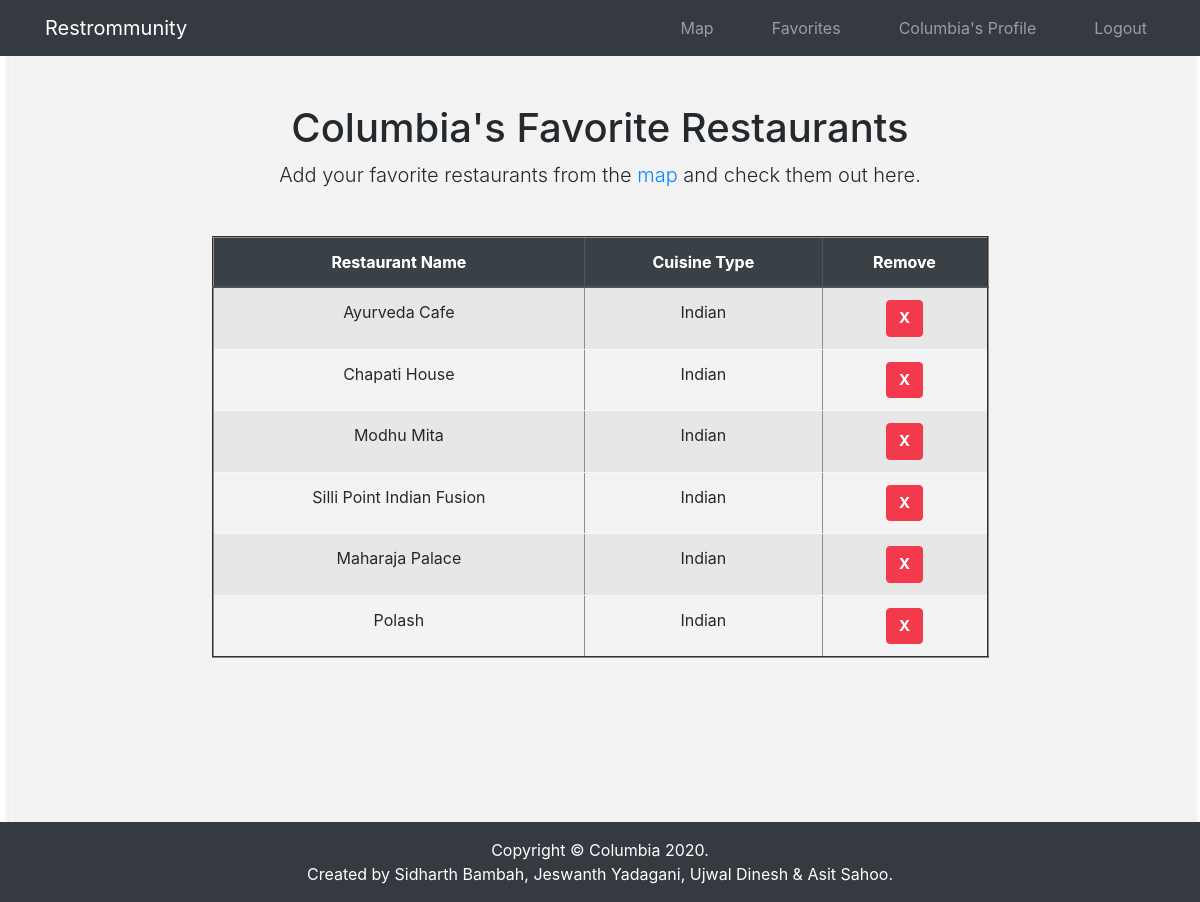
The app's page /fav_list (signed in) with its own data.
### ColumbiaApp/models.py (models this page shows, shortened)
class Restaurant(models.Model):
    user = models.ForeignKey(User, on_delete=models.PROTECT)
    cuisine = models.CharField(max_length=30)
    name = models.CharField(max_length=100)
    url = models.CharField(max_length=30)

### ColumbiaApp/views.py (the view)
# urls.py: path('fav_list',views.fav_list,name='fav_list'),
def fav_list(request):
    context=dict()
    if request.user.is_authenticated:
        fav_rest_list = Restaurant.objects.filter(user=request.user)
        data_list = []
        for ele in fav_rest_list:
            temp_dict = {}
            temp_dict['name'] = ele.name
            temp_dict['cuisine'] = ele.cuisine
            temp_dict['url'] = ele.url
            data_list.append(temp_dict)
        context['fav_restaurants'] = data_list
        return render(request,'fav_list.html',context)
    else:
        return HttpResponseRedirect(reverse('login'))

### templates/fav_list.html
{% extends 'base_login.html' %}
{% block content %}
    <h1 style="text-align: center;">{{user|title}}'s Favorite Restaurants</h1>
    <p style="text-align: center;padding-bottom:30px;" class="lead">Add your favorite restaurants from the <a href="{% url 'restaurant_map' %}">map</a> and check them out here.</p>
    <table style="width:70%" class="table table-hover table-striped" align="center" border="2">
        <thead class="thead-dark text-center">
            <tr>
                <th>Restaurant Name</th>
                <th>Cuisine Type</th>
                <th>Remove</th>
            </tr>
        </thead>
        <tbody class="text-center">
        {% for ele in fav_restaurants %}
            <tr>
                <td>{{ele.name}}</td>
                <td>{{ele.cuisine}}</td>
                <td><a class="btn btn-danger" href="{% url 'remove_from_fav' %}?res_to_remove={{ ele.name }}">X</a></td>
            </tr>
        {% endfor %}
        </tbody>
    </table>
{% endblock %}

### templates/base_login.html (shortened to what this page needs)
<!DOCTYPE html>
{% load static %}
<html lang="en">
<head>
    <link rel="stylesheet" href="https://stackpath.bootstrapcdn.com/bootstrap/4.4.1/css/bootstrap.min.css"
>
    <link rel="stylesheet" href="{% static 'ColumbiaApp/css/style.css' %}" type="text/css">
    <link rel="stylesheet" href="https://cdnjs.cloudflare.com/ajax/libs/font-awesome/5.11.2/css/all.css" type="text/css">
</head>
<body>
<nav class="navbar navbar-expand-lg navbar-dark bg-dark fixed-top">
    <div class="container">
        <a class="navbar-brand" href="{% url 'home' %}">Restrommunity</a>
        <div class="collapse navbar-collapse" id="navbarResponsive">
            <ul class="navbar-nav ml-auto">
                <li class="nav-item">
                    <a class="nav-link" style="padding-right:50px;" href="{% url 'restaurant_map' %}">Map</a>
                </li>
                <li class="nav-item">
                    <a class="nav-link" style="padding-right:50px;" href="{% url 'fav_list' %}">Favorites</a>
                </li>
                <li class="nav-item">
                    <a class="nav-link" style="padding-right:50px;" href="{% url 'user_profile' %}">{{ user|title|safe }}'s Profile</a>
                </li>
                <li class="nav-item">
                    <a class="nav-link" href="{% url 'logout' %}">Logout</a>
                </li>
            </ul>
        </div>
    </div>
</nav>
<section class="py-5 bg-image-full" style="background-image: url('/static/ColumbiaApp/img/bg.jpg');filter: brightness(110%);">
    <div class="container">
        {% block content %}
        {% endblock %}
    </div>
    <div style="height: 100px;"></div>
</section>
  <footer class="py-3 bg-dark">
    <div class="container">
        <p class="m-0 text-center text-white">Copyright &copy; Columbia 2020.<br> Created by
            Sidharth Bambah, Jeswanth Yadagani, Ujwal Dinesh & Asit Sahoo.
        </p>
    </div>
  </footer>
</body>
</html>

### static/ColumbiaApp/css/style.css (style rules this page uses)
html,body { height: 100%; width: 100%; }
body { padding-top: 56px; }
.bg-image-full { background: no-repeat center center scroll; -webkit-background-size: cover; -moz-background-size: cover; background-size: cover; -o-background-size: cover; }
.btn { font-size: 15px; font-weight: bold; }

### records on screen
Restaurant: name "Ayurveda Cafe", cuisine "Indian"
Restaurant: name "Chapati House", cuisine "Indian"
Restaurant: name "Modhu Mita", cuisine "Indian"
Restaurant: name "Silli Point Indian Fusion", cuisine "Indian"
Restaurant: name "Maharaja Palace", cuisine "Indian"
Restaurant: name "Polash", cuisine "Indian"

### other values on screen
{{ user|title|safe }} "Columbia"
{{ user|title }} "Columbia"
